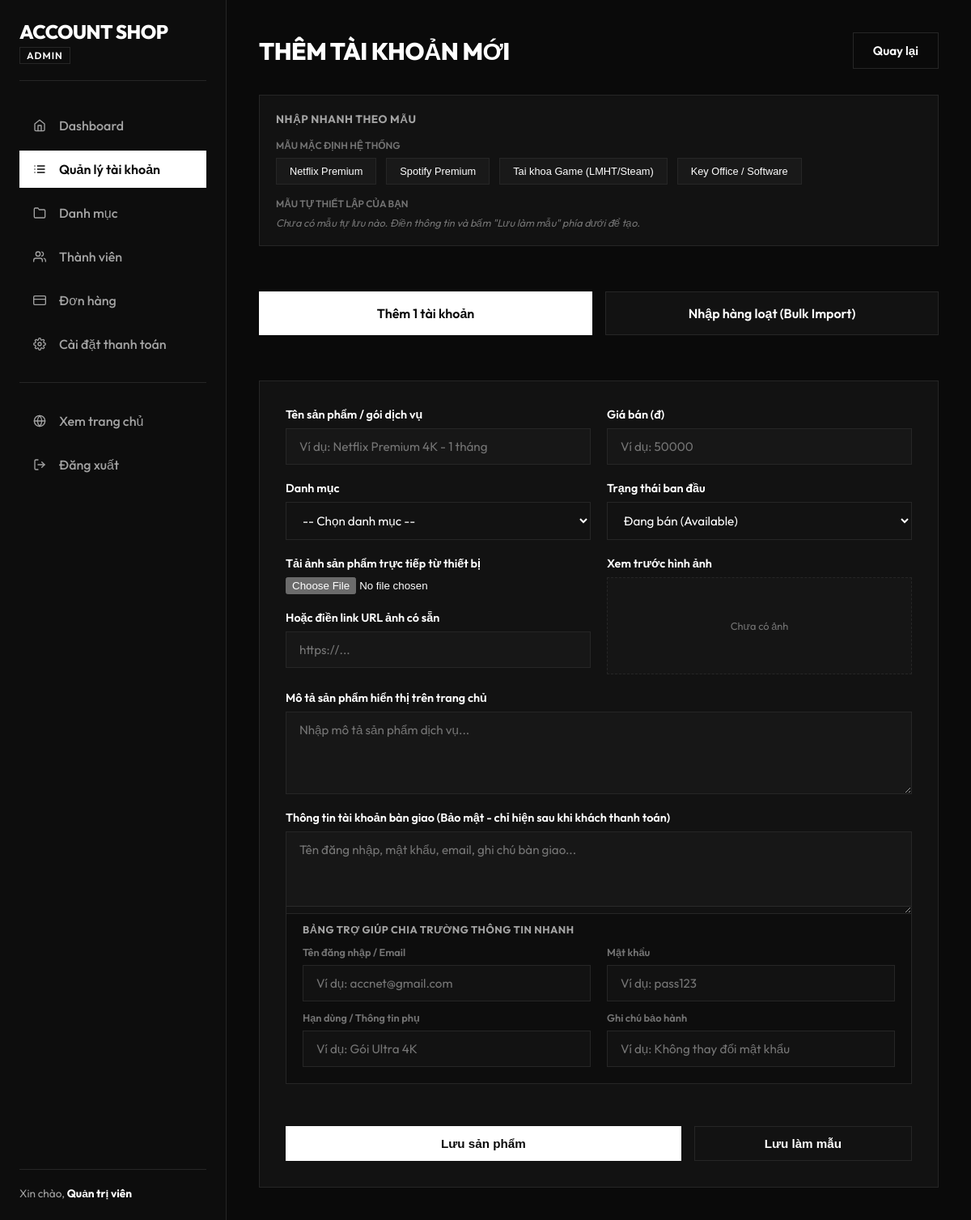
The app's page /admin/crud/accounts/add.php (signed in), older data.
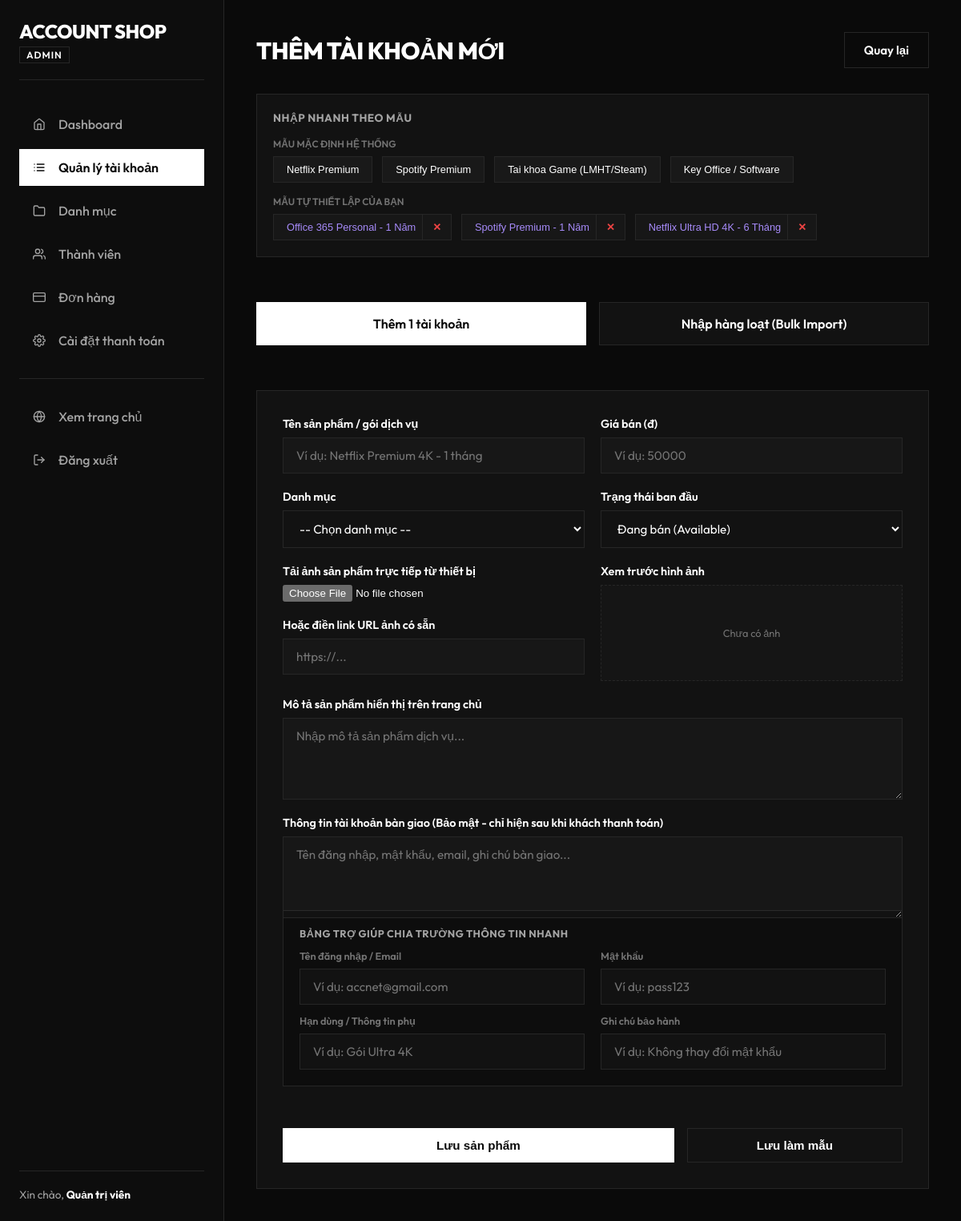
The same page, newer data.
### tables this page shows
CREATE TABLE IF NOT EXISTS templates (
  id INT AUTO_INCREMENT PRIMARY KEY,
  name VARCHAR(200) NOT NULL,
  price DECIMAL(15,0) NOT NULL DEFAULT 0,
  category_id INT DEFAULT NULL,
  image VARCHAR(255) DEFAULT NULL,
  description TEXT DEFAULT NULL,
  created_at DATETIME DEFAULT CURRENT_TIMESTAMP,
  FOREIGN KEY (category_id) REFERENCES categories(id) ON DELETE SET NULL
);

### admin/crud/accounts/accounts.php (called while the page is built, shortened)
<?php
function getTemplates($pdo) {
    try {
        return $pdo->query("SELECT templates.*, categories.name AS category_name FROM templates LEFT JOIN categories ON templates.category_id = categories.id ORDER BY templates.id DESC")->fetchAll();
    } catch (Exception $e) {
        return [];
    }
}
?>

### admin/crud/accounts/add.php (the view, shortened to what the changed rows need)
<?php
require_once __DIR__ . '/accounts.php';
$customTemplates = getTemplates($pdo);
?>
<!DOCTYPE html>
<html lang="vi">
<head>
    <link rel="stylesheet" href="../../../assets/admin/css/admin.css">
</head>
<body>
<div class="admin-layout">
    <?php include __DIR__ . '/../../sidebar.php'; ?>
    <main class="main-content">
        <header class="topbar">
            <h1>Thêm tài khoản mới</h1>
        </header>
        <div class="content-body">
            <div class="template-section">
                <div class="template-buttons" id="customTemplatesContainer">
                    <?php foreach ($customTemplates as $tpl): ?>
                        <div class="btn-template-custom-wrapper" id="tpl-card-<?= $tpl['id'] ?>">
                            <button type="button" class="btn-template" onclick="fillCustomTemplate(<?= htmlspecialchars(json_encode($tpl)) ?>)">
                                <?= htmlspecialchars($tpl['name']) ?>
                            </button>
                            <button type="button" class="btn-template-delete" onclick="deleteCustomTemplate(<?= $tpl['id'] ?>, event)">✕</button>
                        </div>
                    <?php endforeach; ?>
                    <?php if (empty($customTemplates)): ?>
                        <span style="font-size: 0.8rem; color: var(--text-muted); font-style: italic;" id="noCustomTplMsg">Chưa có mẫu tự lưu nào. Điền thông tin và bấm "Lưu làm mẫu" phía dưới để tạo.</span>
                    <?php endif; ?>
                </div>
            </div>
        </div>
    </main>
</div>
</body>
</html>

Row changes from the older to the newer data that the page shows:
added templates: name "Office 365 Personal - 1 Năm"
added templates: name "Spotify Premium - 1 Năm"
added templates: name "Netflix Ultra HD 4K - 6 Tháng"
Text that changed along with them:
text no longer shown: "Chưa có mẫu tự lưu nào. Điền thông tin và bấm \"Lưu làm mẫu\" phía dưới để tạo."
